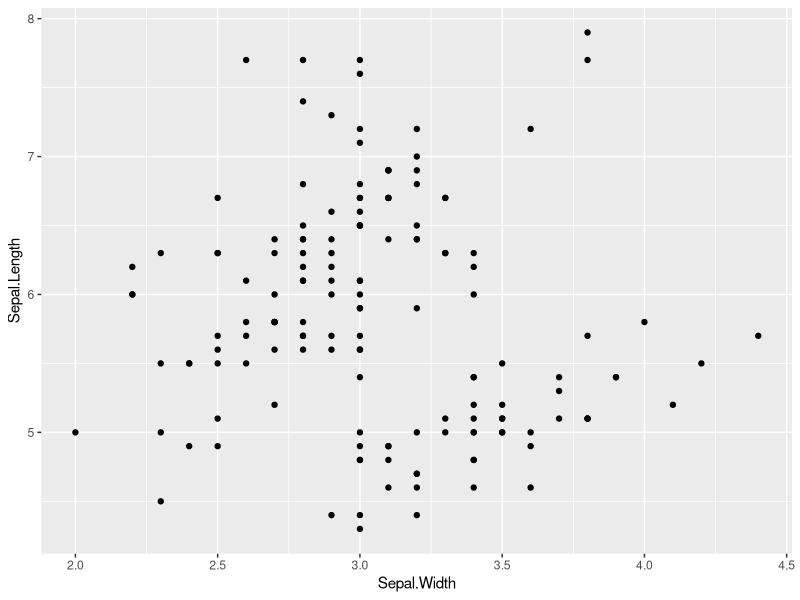
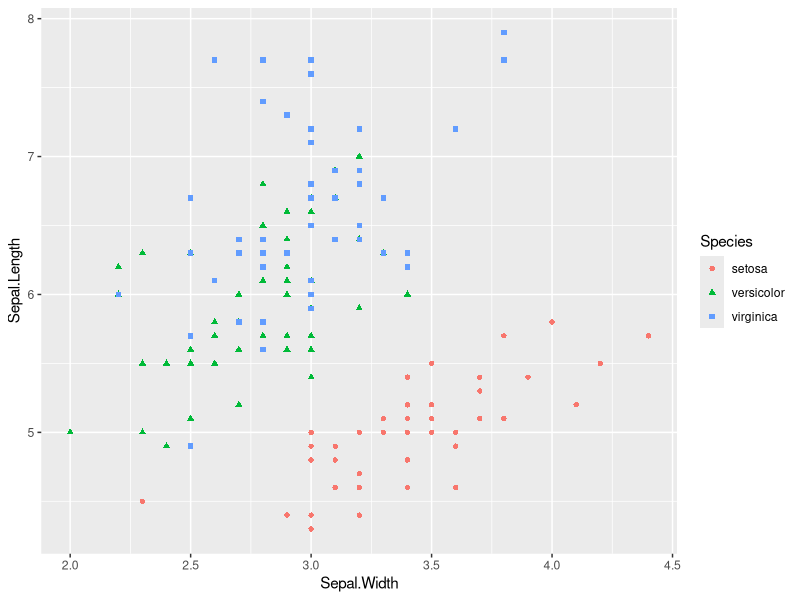
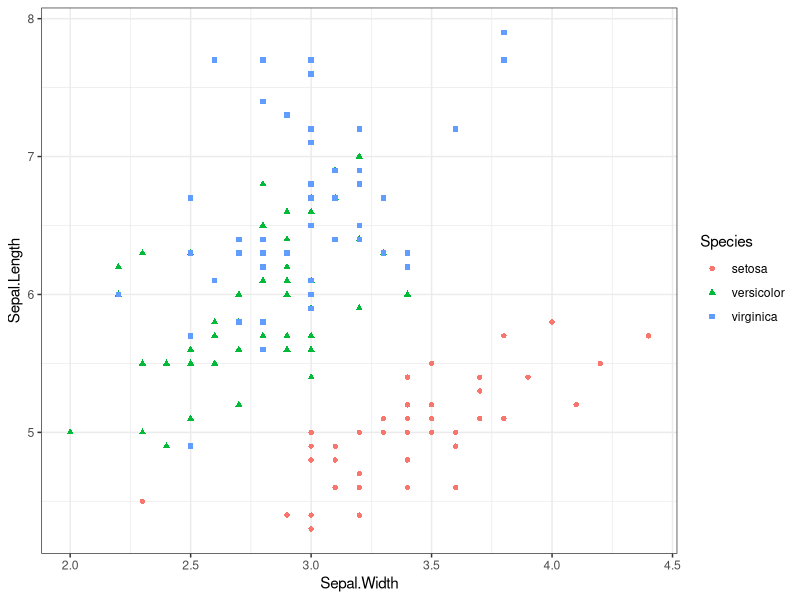
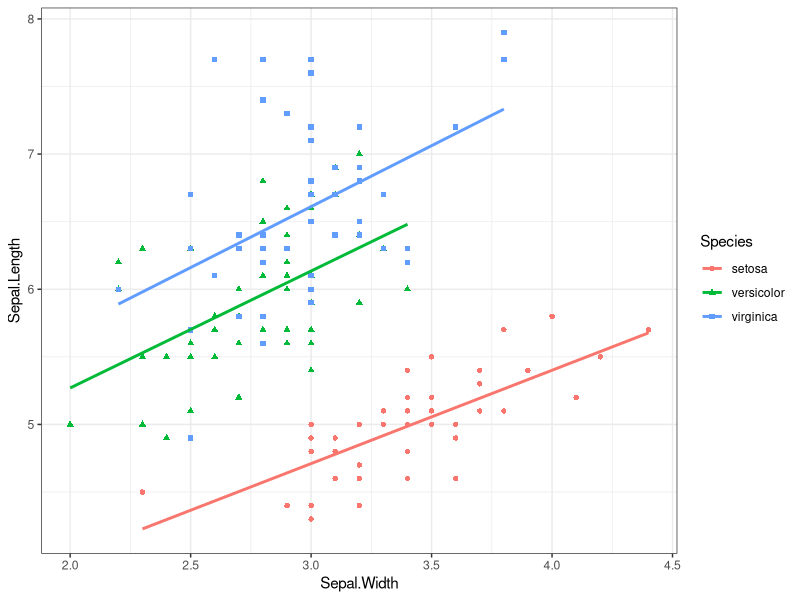
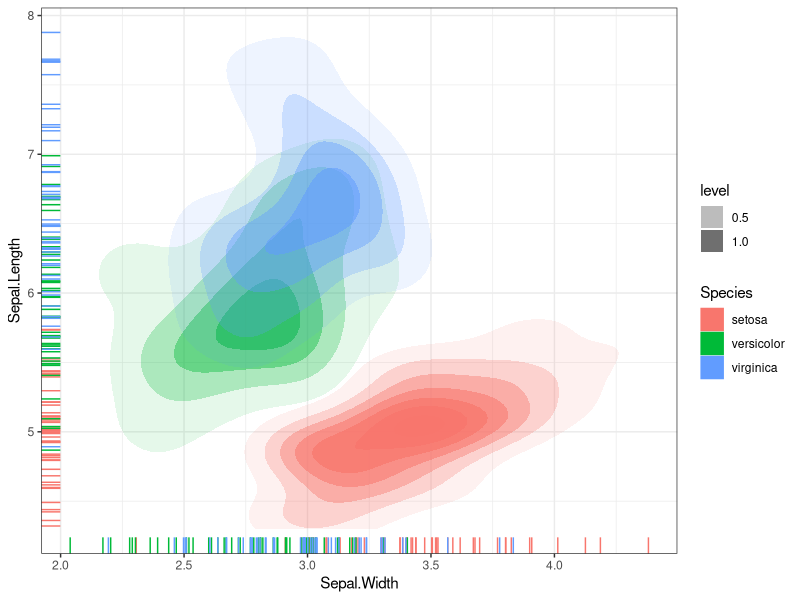
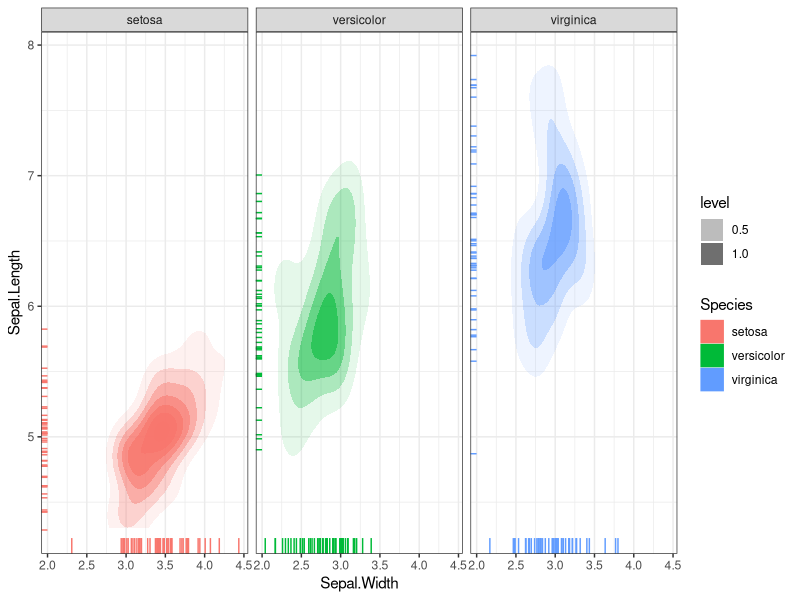
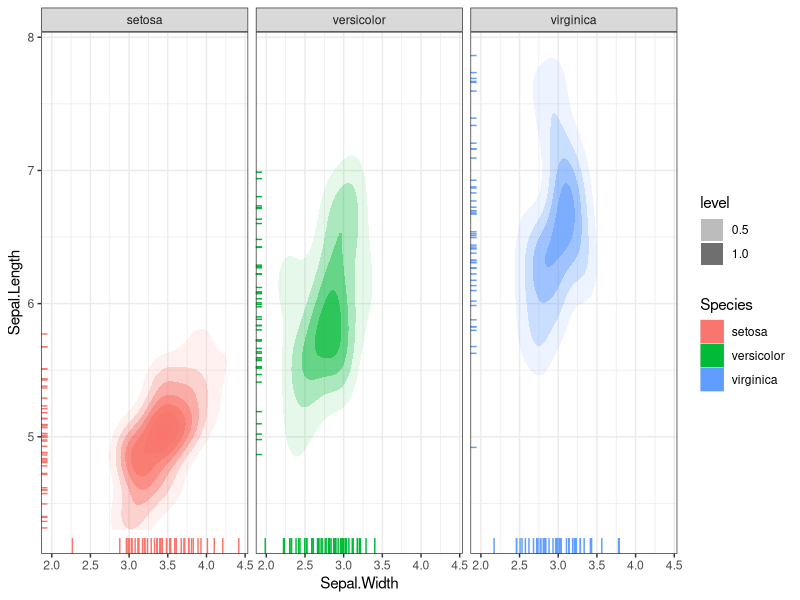
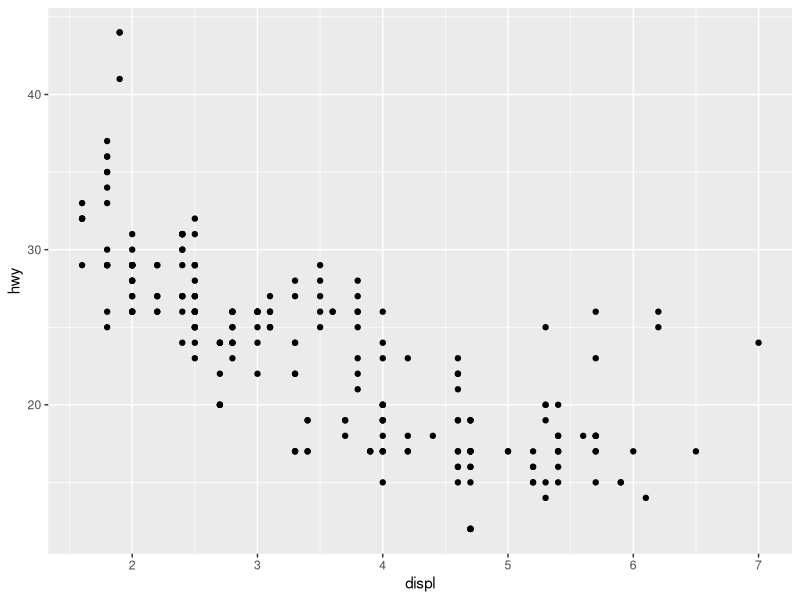

Here is the R script that generated these plots, in order: (Note: this script raises an error after producing the figures.)
## ---- chunk 1
knitr::opts_chunk$set(echo = TRUE)
## ---- chunk 2
library(ggplot2)
## ---- chunk 3
data(iris)
head(iris)
## ---- chunk 4
p1 = ggplot(data = iris, mapping = aes(x = Sepal.Width, y = Sepal.Length))
p1 +
    geom_point()
## ---- chunk 5
p2 = ggplot(data = iris, mapping = aes(x = Sepal.Width, y = Sepal.Length, color = Species, shape = Species))
p2 + 
    geom_point()
## ---- chunk 6
p3 = ggplot(data = iris, mapping = aes(x = Sepal.Width, y = Sepal.Length, color = Species, shape = Species)) 
p3 + 
    geom_point() +
    theme_bw()
## ---- chunk 7
p4 = ggplot(data = iris, mapping = aes(x = Sepal.Width, y = Sepal.Length, color = Species, shape = Species)) 
p4 + 
    geom_point() +
    theme_bw() +
    geom_smooth(method = lm, se = FALSE)
## ---- chunk 8
p5 = ggplot(data = iris, mapping = aes(x = Sepal.Width, y = Sepal.Length))
p5 +
  geom_rug(aes(color = Species), position = 'jitter') +
  stat_density2d(aes(alpha = ..level.., fill = Species), geom = "polygon") + 
  theme_bw()
## ---- chunk 9
p6 = ggplot(data = iris, mapping = aes(x = Sepal.Width, y = Sepal.Length))
p6 +
  geom_rug(aes(color = Species), position = 'jitter') +
  stat_density2d(aes(alpha = ..level.., fill = Species), geom = "polygon") +
  theme_bw() +
  facet_wrap(~ Species)
## ---- chunk 10
p7 = ggplot(data = iris, mapping = aes(x = Sepal.Width, y = Sepal.Length))
p7 +
  geom_rug(aes(color = Species), position = 'jitter') +
  stat_density2d(aes(alpha = ..level.., fill = Species), geom = "polygon") +
  theme_bw() +
  facet_grid(.~ Species)
## ---- chunk 11
head(mpg)
## ---- chunk 12
qplot(displ, hwy, data = mpg)
## ---- chunk 13
qplot(displ, hwy, data = mpg, color = class)
## ---- chunk 14
qplot(displ, hwy, data = mpg, size = class)
## ---- chunk 15
qplot(displ, hwy, data = mpg, shape = class)
## ---- chunk 16
qplot(displ, hwy, data = mpg, alpha = class)
## ---- chunk 17
qplot(displ, hwy, data = mpg) + 
    facet_grid(.~ cyl)
## ---- chunk 18
qplot(displ, hwy, data = mpg) + 
    facet_grid(drv ~.)
## ---- chunk 19
qplot(displ, hwy, data = mpg) + 
    facet_grid(drv ~ cyl)
## ---- chunk 20
qplot(displ, hwy, data = mpg) + 
    facet_wrap(~ class)
## ---- chunk 21
qplot(displ, hwy, data = mpg) + 
    facet_grid(~ class)
## ---- chunk 22
qplot(displ, hwy, data = mpg)
## ---- chunk 23
qplot(displ, hwy, data = mpg, geom = "point")
## ---- chunk 24
qplot(displ, hwy, data = mpg, geom = "smooth")
## ---- chunk 25
qplot(displ, hwy, data = mpg, geom = c("point", "smooth"))
## ---- chunk 26
qplot(displ, hwy, data = mpg) + 
    geom_smooth()
## ---- chunk 27
qplot(class, hwy, data = mpg)
## ---- chunk 28
qplot(class, hwy, data = mpg, geom = "boxplot")
## ---- chunk 29
qplot(reorder(class, hwy), hwy, data = mpg, geom = "boxplot")
## ---- chunk 30
qplot(reorder(class, hwy, FUN = median), hwy, data = mpg, geom = "boxplot")
## ---- chunk 31
qplot(x, z, data = diamonds)
## ---- chunk 32
qplot(x, data = diamonds)
## ---- chunk 33
qplot(cut, data = diamonds)
## ---- chunk 34
qplot(cut, data = diamonds, geom = "bar", fill = cut)
## ---- chunk 35
qplot(cut, data = diamonds, geom = "bar", color = cut)
## ---- chunk 36
qplot(color, data = diamonds, geom = "bar", fill = cut)
## ---- chunk 37
qplot(color, data = diamonds, geom = "bar", fill = cut, position = "stack")
## ---- chunk 38
qplot(color, data = diamonds, geom = "bar", fill = cut, position = "dodge")
## ---- chunk 39
qplot(color, data = diamonds, geom = "bar", fill = cut, position = "identity")
## ---- chunk 40
qplot(color, data = diamonds, geom = "bar", fill = cut, position = "fill")
## ---- chunk 41
qplot(cty, hwy, data = mpg)
## ---- chunk 42
qplot(cty, hwy, data = mpg, position = "jitter")
## ---- chunk 43
qplot(cty, hwy, data = mpg, geom = "jitter")
## ---- chunk 44
qplot(cty, hwy, data = mpg, geom = "point", position = "jitter")
qplot(cty, hwy, data = mpg, geom = "jitter")
## ---- chunk 45
qplot(displ, data = mpg)
## ---- chunk 46
qplot(displ, data = mpg, binwidth = 1)
## ---- chunk 47
qplot(carat, data = diamonds, binwidth = 1)
## ---- chunk 48
qplot(carat, data = diamonds, binwidth = 0.1)
## ---- chunk 49
qplot(carat, data = diamonds, binwidth = 0.01)
## ---- chunk 50
zoom = coord_cartesian(xlim = c(55, 70))
## ---- chunk 51
qplot(depth, data = diamonds, binwidth = 0.2) +
    zoom
## ---- chunk 52
qplot(depth, data = diamonds, binwidth = 0.2, fill = cut) + 
    zoom
## ---- chunk 53
qplot(depth, data = diamonds, binwidth = 0.2) +
    zoom + 
    facet_wrap(~ cut)
## ---- chunk 54
qplot(depth, data = diamonds, binwidth = 0.2, geom = "freqpoly", color = cut) +
    zoom +
    facet_wrap(~ cut)
## ---- chunk 55
qplot(depth, data = diamonds, binwidth = 0.2, geom = "freqpoly", color = cut) +
    zoom 
## ---- chunk 56
qplot(depth, data = diamonds, geom = "density", color = cut) +
    zoom 
## ---- chunk 57
qplot(price, data = diamonds, binwidth = 500) +
    facet_wrap(~ cut)
## ---- chunk 58
qplot(price, data = diamonds, binwidth = 500, fill = cut)
## ---- chunk 59
qplot(price, data = diamonds, binwidth = 500, geom = "freqpoly", color = cut)
## ---- chunk 60
qplot(price, data = diamonds, binwidth = 500, geom = "density", color = cut)
## ---- chunk 61
qplot(carat, price, data = diamonds, color = cut)
## ---- chunk 62
qplot(carat, price, data = diamonds, geom = "bin2d")
## ---- chunk 63
library(hexbin)
qplot(carat, price, data = diamonds, geom = "hex")
## ---- chunk 64
qplot(carat, price, data = diamonds, geom = "density2d")
## ---- chunk 65
qplot(carat, price, data = diamonds, geom = c("point", "density2d"))
## ---- chunk 66
qplot(carat, price, data = diamonds, geom = "smooth")
## ---- chunk 67
qplot(carat, price, data = diamonds, geom = "smooth", color = cut)
## ---- chunk 68
qplot(carat, price, data = diamonds, geom = "smooth", color = cut, se = FALSE)
## ---- chunk 69
qplot(carat, price, data = diamonds, geom = "smooth", color = cut, se = FALSE, method = lm)
## ---- chunk 70
qplot(carat, price, data = diamonds, geom = "smooth", group = cut)
## ---- chunk 71
qplot(carat, price, data = diamonds, color = "blue")
## ---- chunk 72
qplot(carat, price, data = diamonds, color = I("blue"))
## ---- chunk 73
qplot(carat, price, data = diamonds)
## ---- chunk 74
qplot(carat, price, data = diamonds, size = I(0.5))
## ---- chunk 75
qplot(carat, price, data = diamonds, alpha = I(0.1))
## ---- chunk 76
qplot(carat, price, data = diamonds, size = I(0.5), alpha = I(0.1))
